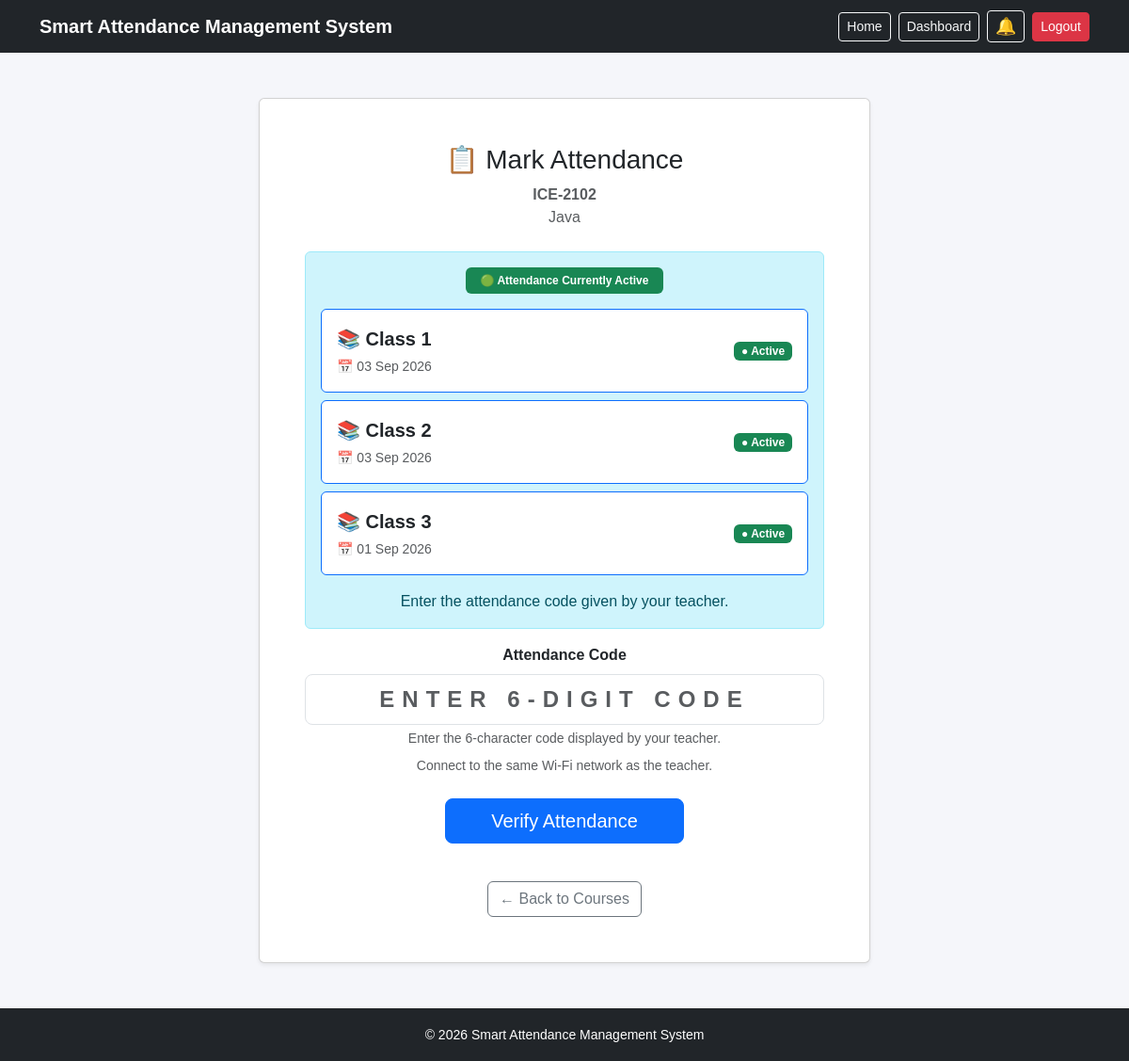
Page /student-dashboard/course/3/attendance/ (signed in) on the committed database.
### core/models.py (models this page shows, shortened)
class Course(models.Model):
    YEAR_CHOICES = (
        ("1st", "1st Year"),
        ("2nd", "2nd Year"),
        ("3rd", "3rd Year"),
        ("4th", "4th Year"),
    )
    SEMESTER_CHOICES = (
        ("1st", "1st Semester"),
        ("2nd", "2nd Semester"),
    )
    course_code = models.CharField(
        max_length=20
    )
    course_name = models.CharField(
        max_length=200
    )
    year = models.CharField(
        max_length=10,
        choices=YEAR_CHOICES,
        null=True,
        blank=True,
    )
    semester = models.CharField(
        max_length=10,
        choices=SEMESTER_CHOICES,
        null=True,
        blank=True,
    )
    credit = models.DecimalField(
        max_digits=3,
        decimal_places=1
    )
    session = models.ForeignKey(
        "Session",
        on_delete=models.CASCADE,
        related_name="courses"
    )
    teacher = models.ForeignKey(
        User,
        on_delete=models.SET_NULL,
        null=True,
        blank=True,
        related_name="teaching_courses"
    )
    created_at = models.DateTimeField(
        auto_now_add=True
    )
    class Meta:
        constraints = [
            models.UniqueConstraint(
                fields=["session", "course_code"],
                name="unique_course_code_per_session"
            )
        ]

class AttendanceSession(models.Model):
    course = models.ForeignKey(
        Course,
        on_delete=models.CASCADE,
        related_name="attendance_sessions"
    )
    class_number = models.PositiveIntegerField(default=1)
    date = models.DateField(  null=True,
    blank=True)
    code = models.CharField(
        max_length=6,
        unique=True
    )
    is_held = models.BooleanField(default=False)
    started_at = models.DateTimeField(auto_now_add=True)
    expires_at = models.DateTimeField()
    is_active = models.BooleanField(default=True)
    classroom_latitude = models.DecimalField(
        max_digits=9,
        decimal_places=6,
        null=True,
        blank=True
    )
    classroom_longitude = models.DecimalField(
        max_digits=9,
        decimal_places=6,
        null=True,
        blank=True
    )
    allowed_radius = models.PositiveIntegerField(
        default=50
    )
    network_identifier = models.CharField(
        max_length=64,
        null=True,
        blank=True
    )
    class Meta:
        constraints = [
            models.UniqueConstraint(
                fields=["course", "class_number"],
                name="unique_course_class_number"
            )
        ]

### core/views.py (the view, shortened to what this page needs)
@login_required
def student_course_attendance(request, course_id):
    if request.user.role != "student":
        return redirect("dashboard")
    student = request.user
    course = Course.objects.filter(
        id=course_id,
        session=student.session
    ).first()
    if not course:
        return redirect("student_courses")
    attendance_sessions = AttendanceSession.objects.filter(
        course=course,
        is_held=True,
        is_active=True
    ).order_by("class_number")
    return render(
        request,
        "student/attendance_code.html",
        {
            "student": student,
            "course": course,
            "attendance_sessions": attendance_sessions,
        }
    )

### core/context_processors.py (called while the page is built)
def notifications(request):
    unread_notifications_count = 0
    if request.user.is_authenticated and request.user.role in ["teacher", "student"]:
        unread_notifications_count = Notification.objects.filter(
            recipient=request.user,
            is_read=False
        ).count()
    return {
        "unread_notifications_count": unread_notifications_count
    }

### core/templates/student/attendance_code.html (shortened to what this page needs)
{% extends "index.html" %}
{% block content %}
<div class="container py-5">
    <div class="card shadow-sm mx-auto"
         style="max-width: 650px;">
        <div class="card-body p-5 text-center">
            <h3 class="mb-2">
                📋 Mark Attendance
            </h3>
            <p class="text-muted mb-4">
                <strong>
                    {{ course.course_code }}
                </strong>
                <br>
                {{ course.course_name }}
            </p>
            {% if attendance_sessions %}
                <div class="alert alert-info text-start">
                    <div class="text-center mb-3">
                        <span class="badge bg-success px-3 py-2">
                            🟢 Attendance Currently Active
                        </span>
                    </div>
                    {% for attendance in attendance_sessions %}
                        <div class="card border-primary mb-2">
                            <div class="card-body py-3">
                                <div class="row align-items-center">
                                    <div class="col-md-6 text-center text-md-start">
                                        <div class="fw-bold fs-5">
                                            📚 Class
                                            {{ attendance.class_number }}
                                        </div>
                                        <div class="small text-muted mt-1">
                                            📅
                                            {{ attendance.date|date:"d M Y" }}
                                        </div>
                                    </div>
                                    <div class="col-md-6 text-center text-md-end mt-2 mt-md-0">
                                        <span class="badge bg-success">
                                            ● Active
                                        </span>
                                    </div>
                                </div>
                            </div>
                        </div>
                    {% endfor %}
                    <div class="text-center mt-3">
                        Enter the attendance code
                        given by your teacher.
                    </div>
                </div>
                <form
                    method="post"
                    id="attendanceCodeForm"
                    data-network-url="{% url 'verify_attendance_network' course.id %}">
                    <div class="mb-4">
                        <label
                            class="form-label fw-bold"
                            for="attendanceCode"
                        >
                            Attendance Code
                        </label>
                        <input
                            type="text"
                            id="attendanceCode"
                            name="code"
                            class="form-control form-control-lg text-center"
                            placeholder="Enter 6-digit code"
                            maxlength="6"
                            minlength="6"
                            autocomplete="off"
                            autocapitalize="characters"
                            style="
                                letter-spacing: 8px;
                                font-size: 24px;
                                font-weight: bold;
                                text-transform: uppercase;
                            "
                            required
                        >
                        <div class="form-text">
                            Enter the 6-character code
                            displayed by your teacher.
                        </div>
                        <div class="form-text mt-2">
                            Connect to the same Wi-Fi network as the teacher.
                        </div>
                    </div>
                    <button
                        type="submit"
                        id="submitAttendanceBtn"
                        class="btn btn-primary btn-lg px-5"
                    >
                        Verify Attendance
                    </button>
                </form>
            {% endif %}
            <a
                href="{% url 'student_semester_courses' course.session.id course.year course.semester %}"
                class="btn btn-outline-secondary mt-4"
            >
                ← Back to Courses
            </a>
        </div>
    </div>
</div>
{% endblock %}

### core/templates/index.html (style rules this page uses)
html, body { height: 100%; }
body { margin: 0; background-color: #f5f6fa; font-family: Arial, sans-serif; }

### rows in the picture
Course: course_code "ICE-2102", course_name "Java"
AttendanceSession: class_number "1", date "03 Sep 2026"
AttendanceSession: class_number "2", date "03 Sep 2026"
AttendanceSession: class_number "3", date "01 Sep 2026"
